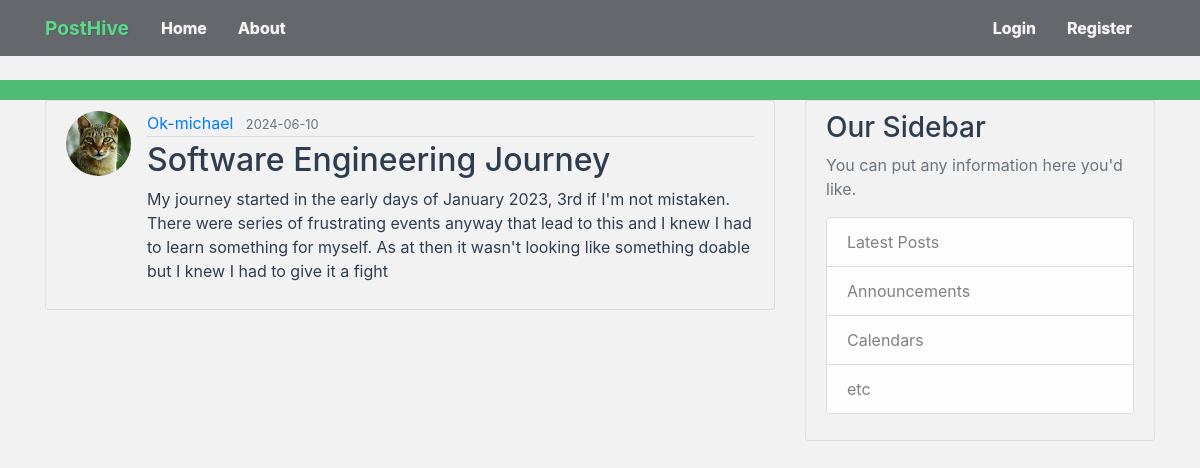
Screenshot of /post/2 with the database file from the repository.
### posthive/models.py (models this page shows, shortened)
class User(db.Model, UserMixin):
    id = db.Column(db.Integer, primary_key=True)
    username = db.Column(db.String(20), unique=True, nullable=False)
    email = db.Column(db.String(120), unique=True, nullable=False)
    image_file = db.Column(db.String(20), nullable=False, default='default.jpg')
    password = db.Column(db.String(60), nullable=False)
    posts = db.relationship('Post', backref='author', lazy=True)
    """
    @property
    def is_authenticated(self):
        return True

    @property
    def is_anonymous(self):
        return False

    @property
    def is_active(self):
        return True  # Or your custom logic

    def get_id(self):
        return str(self.id)
    """

class Post(db.Model):
    id = db.Column(db.Integer, primary_key=True)
    title = db.Column(db.String(100), nullable=False)
    date_posted = db.Column(db.DateTime, nullable=False, default=datetime.utcnow)
    content = db.Column(db.Text, nullable=False)
    user_id = db.Column(db.Integer, db.ForeignKey('user.id'), nullable=False)

### posthive/routes.py (the view)
@app.route("/post/<int:post_id>")
def post(post_id):
    post = Post.query.get_or_404(post_id)
    return render_template('post.html', title=post.title, post=post)

### posthive/templates/post.html (shortened to what this page needs)
{% extends "layout.html" %}
{% block content %}
  <article class="media content-section">
    <img class="rounded-circle article-img" src="{{ url_for('static', filename='profile_pics/' + post.author.image_file) }}">
    <div class="media-body">
      <div class="article-metadata">
        <a class="mr-2" href="#">{{ post.author.username }}</a>
        <small class="text-muted">{{ post.date_posted.strftime('%Y-%m-%d') }}</small>
      </div>
      <h2 class="article-title">{{ post.title }}</h2>
      <p class="article-content">{{ post.content }}</p>
    </div>
  </article>
{% endblock  content %}

### posthive/static/main.css (style rules this page uses)
body { background-color: #f2f2f2; color: #2e3e50; margin-top: 5rem; }
h1, h2, h3, h4, h5, h6 { color: #2e3e50; }
.content-section { background-color: #f2f2f2; padding: 10px 20px; border: 1px solid #dddddd; border-radius: 3px; margin-bottom: 20px; }
.article-title { color: #2e3e50; }
.article-content { white-space: pre-line; }
.article-img { height: 65px; width: 65px; margin-right: 16px; }
.article-metadata { padding-bottom: 1px; margin-bottom: 4px; border-bottom: 1px solid #dddddd; }

### rows the page displays
User: image_file (picture), author.username "Ok-michael"
Post: date_posted "2024-06-10", title "Software Engineering Journey", content "My journey started in the early days of January 2023, 3rd if I'm not mistaken. There were series of frustrating events anyway that lead to this and I knew I had to learn something for myself. As at then it wasn't looking like something doable but I knew I had to give it a fight"
